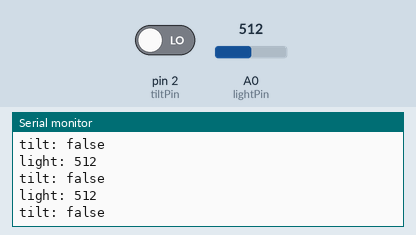
Recording of a sketch running on a simulated Arduino Uno, built with avr-gcc and run on an emulated ATmega328P. On the bench: the last lines printed to the serial monitor. The test bench sets the inputs (shaded band); at power-on: pin 2 (tiltPin) LOW, A0 (lightPin) = 512.

Above: at 1.3 s.
1.4 s: pin 2 (tiltPin) driven HIGH
At 1.81 s:
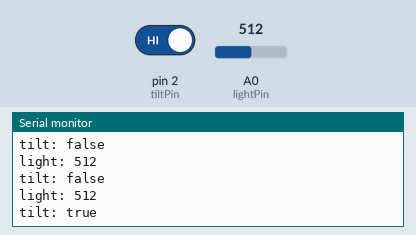
3.5 s: A0 (lightPin) set to 716
At 3.82 s:
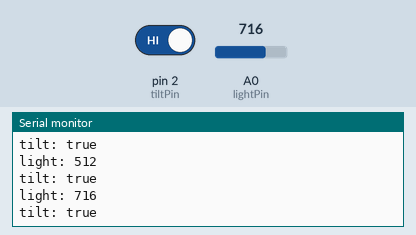
5.0 s: A0 (lightPin) set to 900
At 5.32 s:
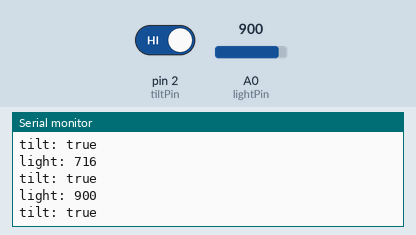
Timing chart, 0 to 8.0 s (numbered marks = the images above; inputs shaded):
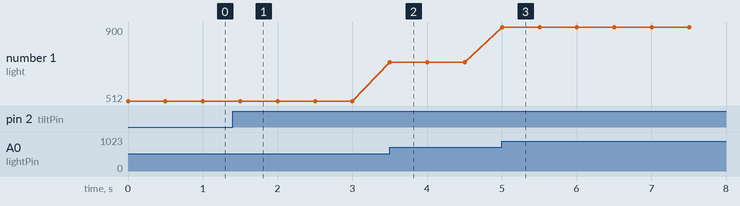

Measured:
- after the input at 1.4 s, the serial monitor: prints a new line after 0.11 s (image 1)
- after the input at 3.5 s, the serial monitor: prints a new line at once (image 2)
- after the input at 5.0 s, the serial monitor: prints a new line at once (image 3)
- plotted number 1: 512 → 716 after the input at 3.5 s, 716 → 900 after the input at 5.0 s

The sketch:

arduino.ino
```cpp
/*
Light sensor
Date: 2025-04-05
*/
const int tiltPin = 2;    // Pin connected to tilt sensor
const int lightPin = A0;  // Pin connected to light sensor (photoresistor)

void setup() {
  pinMode(tiltPin, INPUT);    // Set tiltPin as input
  Serial.begin(9600);         // For debugging
}

void loop() {
  int lightLevel = analogRead(lightPin);   // Read the light sensor (0 to 1023)
  int sensorVal = digitalRead(tiltPin);    // Read the tilt sensor (HIGH or LOW)

  // Print light sensor value
  Serial.print("light: ");
  Serial.println(lightLevel);

  // Check tilt sensor and print status
  if (sensorVal == HIGH) {
    Serial.println("tilt: true");
  } else {
    Serial.println("tilt: false");
  }

  delay(500);  // Wait for 500ms before looping again
}
```
